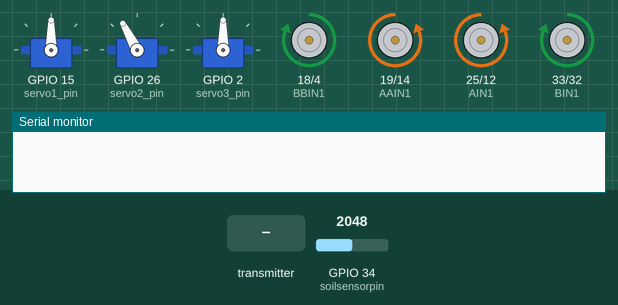
A sketch run on a simulated ESP32. Parts: 3 × servo, motor-driver pin pairs drawn as motors (green arrow = first pin HIGH = forward, orange = second pin HIGH = backward, longer = more drive), the last lines printed to the serial monitor. Inputs (shaded band) come from the test bench; at power-on: GPIO 34 (soilsensorpin) = 2048.

Above: at 1.2 s.
1.3 s: the transmitter starts sending yVal2 = 4095
4.2 s: the transmitter starts sending xVal = 1024
At 5.4 s:
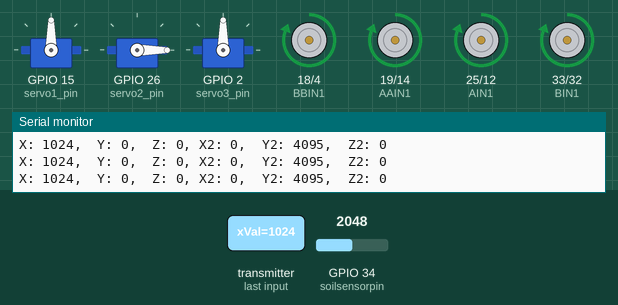
5.7 s: the transmitter starts sending yVal = 1024
At 6.5 s:
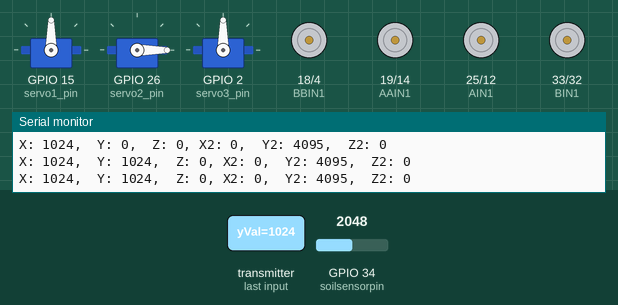
7.2 s: the transmitter starts sending xVal = 0
At 7.7 s:
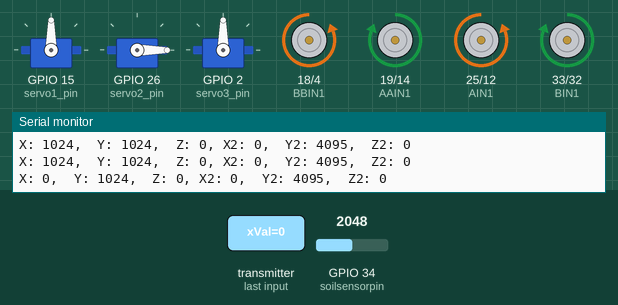
8.7 s: the transmitter starts sending yVal = 4095
At 9.9 s:
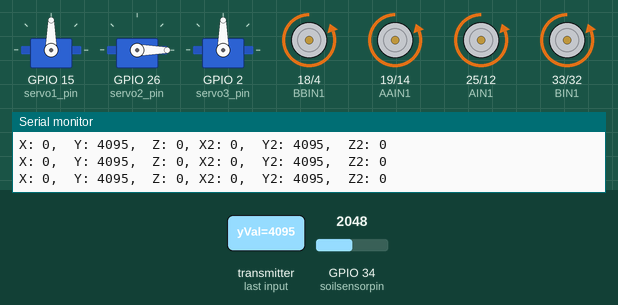
10.2 s: the transmitter starts sending yVal2 = 0
At 12.6 s:
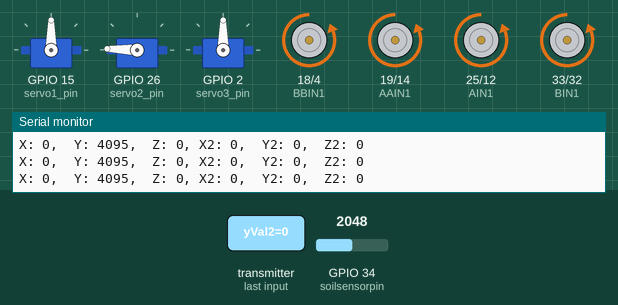
Timing chart, 0 to 14.1 s (numbered marks = the images above; inputs shaded):
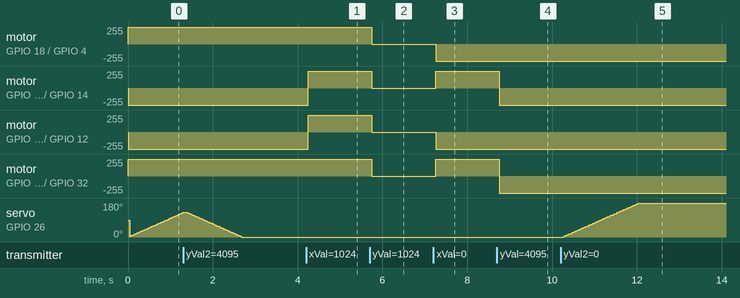

The sketch:

MecharmReciever.ino
```cpp
#include <esp_now.h>
#include <WiFi.h>
#include <ESP32Servo.h>
#include <ESPAsyncWebServer.h>
#include <Wire.h>
#include <Adafruit_Sensor.h>
#include <Adafruit_BME680.h>


typedef struct struct_message {
  int xVal;
  int yVal;
  int zVal;

  int xVal2;
  int yVal2;
  int zVal2;

  int soilstate;
  int BMEstate;
} struct_message;

struct_message jsData;


// Telemetry packet we send back to the handheld
typedef struct {
  float     tempF;
  float     rh;
  float     pressure_hPa;
  int       soil_pct;
  bool      BME_on;
  bool      soil_on;

} rover_to_controller;


uint8_t senderMac[] = {0xA0, 0xA3, 0xB3, 0x80, 0x41, 0xC0}; // <-- replace with SENDER's STA MAC
esp_now_peer_info_t replyPeer;

Servo servo1;
Servo servo2;
Servo servo3;

int servo1_pin = 15;
int servo2_pin = 26;
int servo3_pin = 2;

int AIN1 = 25;
int AIN2 = 12;
int BIN1 = 33;
int BIN2 = 32;

// 2nd Motor directional pins
int AAIN1 = 19;
int AAIN2 = 14;
int BBIN1 = 18;
int BBIN2 = 4;

// REMOVE DELAY
// millis() = current time in ms since boot (aka counts over time after boot)
// rover_t = time last ran for the rover update
// rover_dt = how often the updates should run in ms
const uint8_t arm_dt = 20; //servo updates every 8 milliseconds
const uint8_t rover_dt = 10; //motor updates every 5 milliseconds
static unsigned long arm_t = 0; //0 milliseconds
static unsigned long rover_t = 0; //0 milliseconds

const unsigned long soil_dt = 1000; // uint8 only for 0 - 255 ms
static unsigned long soil_t = 0;


const unsigned long BME_dt = 1000;
static unsigned long BME_t = 0;

//Environmental sensors

//soil sensor
int soilsensorpin = 34; // originally 14, but GPIOs 32-39 alwasy work with wifi but GPIOS 0, 2,4, 12-15, 25-27 conflicts with WIFI/ESPNOW
const int AirValue = 3200; // air reading
const int WaterValue = 2700; // wet reading
static bool soil_on = false;


//BME sensor
#define SDA_PIN 21 // SDi
#define SCL_PIN 22 // SCK
Adafruit_BME680 bme;

static bool BME_on = false;

int   last_soil   = 0;
float last_tempF  = 0.0f;
float last_rh     = 0.0f;
float last_p_hPa  = 0.0f;

const unsigned long etpacket_dt = 500;
unsigned long etpacket_t = 0;


void setup() {
  Serial.begin(115200);

  WiFi.mode(WIFI_STA);


  if (esp_now_init() != ESP_OK) {
    Serial.println("ESP-NOW Init Failed");
    return;
  }


  esp_now_register_recv_cb(OnDataRecv);

  servo1.setPeriodHertz(50);
  servo2.setPeriodHertz(50);
  servo3.setPeriodHertz(50);

  servo1.attach(servo1_pin, 700, 2400);
  servo2.attach(servo2_pin, 1000, 1900);
  servo3.attach(servo3_pin, 1200, 1900);

  // Initialize Serial Monitor
  pinMode(AIN1, OUTPUT);
  pinMode(AIN2, OUTPUT);
  pinMode(BIN1, OUTPUT);
  pinMode(BIN2, OUTPUT);
  pinMode(AAIN1, OUTPUT);
  pinMode(AAIN2, OUTPUT);
  pinMode(BBIN1, OUTPUT);
  pinMode(BBIN2, OUTPUT);


   //configure motor PWM functionalitites
  //environment sensors

  Wire.begin(SDA_PIN, SCL_PIN);

  if (!bme.begin(0x76) && !bme.begin(0x77)) {
    Serial.println("BME680 not found (check SDA/SCL, power, address)");
    BME_on = false;
  }

  // reasonable oversampling + filtering for smooth readings
  bme.setTemperatureOversampling(BME680_OS_8X);
  bme.setHumidityOversampling(BME680_OS_2X);
  bme.setPressureOversampling(BME680_OS_4X);
  bme.setIIRFilterSize(BME680_FILTER_SIZE_3);

  // disable gas
  bme.setGasHeater(0, 0);


  memset(&replyPeer, 0, sizeof(replyPeer));
  memcpy(replyPeer.peer_addr, senderMac, 6);
  replyPeer.channel = 0;
  replyPeer.encrypt = false;
  if (!esp_now_is_peer_exist(senderMac)) {
    esp_now_add_peer(&replyPeer);
  }
}


void OnDataRecv(const esp_now_recv_info_t *info, const uint8_t *incomingData, int len) {
  memcpy(&jsData, incomingData, sizeof(jsData));


  Serial.print("X: ");
  Serial.print(jsData.xVal);

  Serial.print(",  Y: ");
  Serial.print(jsData.yVal);

  Serial.print(",  Z: ");
  Serial.print(jsData.zVal);

  Serial.print(", X2: ");
  Serial.print(jsData.xVal2);

  Serial.print(",  Y2: ");
  Serial.print(jsData.yVal2);

  Serial.print(",  Z2: ");
  Serial.println(jsData.zVal2);


}

void loop() {

  //int pos = 0;
  //int pos2 = 178;

  static int angle = 0;
  static int angle2 = 0;
  static float angle3 = 0;

  // for tilt
  static bool updirection = true;


  // move the rover
   //<---- IMPORTANt, prevents rover motors from moving when z button is held
 // if(jsData.zVal==HIGH ){
  // 1) TOP diagonals first -> turns
    if (millis() - rover_t >= rover_dt) {
      rover_t += rover_dt;
      if (jsData.xVal > 3500 && jsData.yVal < 1000) {
        // turn right
        digitalWrite(AIN1,HIGH); digitalWrite(AIN2,LOW);
        digitalWrite(BIN1,LOW ); digitalWrite(BIN2,HIGH);
        digitalWrite(AAIN1,HIGH);digitalWrite(AAIN2,LOW);
        digitalWrite(BBIN1,LOW );digitalWrite(BBIN2,HIGH);
      }
      else if (jsData.xVal < 1000 && jsData.yVal < 1000) {
        // turn left
        digitalWrite(AIN1,LOW ); digitalWrite(AIN2,HIGH);
        digitalWrite(BIN1,HIGH); digitalWrite(BIN2,LOW );
        digitalWrite(AAIN1,LOW );digitalWrite(AAIN2,HIGH);
        digitalWrite(BBIN1,HIGH);digitalWrite(BBIN2,LOW );
      }

      // 2) Straight forward/back next
      else if (jsData.yVal < 1000) {
        // forward (all CW)
        digitalWrite(AIN1,HIGH); digitalWrite(AIN2,LOW);
        digitalWrite(BIN1,HIGH); digitalWrite(BIN2,LOW);
        digitalWrite(AAIN1,HIGH);digitalWrite(AAIN2,LOW);
        digitalWrite(BBIN1,HIGH);digitalWrite(BBIN2,LOW);
      }
      else if (jsData.yVal > 3500) {
        // backward (all CCW)
        digitalWrite(AIN1,LOW ); digitalWrite(AIN2,HIGH);
        digitalWrite(BIN1,LOW ); digitalWrite(BIN2,HIGH);
        digitalWrite(AAIN1,LOW );digitalWrite(AAIN2,HIGH);
        digitalWrite(BBIN1,LOW );digitalWrite(BBIN2,HIGH);
      }

      // 3) Strafes last (will not steal forward/back)
      else if (jsData.xVal > 3500) {
        // strafe right
        digitalWrite(AIN1,HIGH); digitalWrite(AIN2,LOW);
        digitalWrite(BIN1,LOW ); digitalWrite(BIN2,HIGH);
        digitalWrite(AAIN1,LOW );digitalWrite(AAIN2,HIGH);
        digitalWrite(BBIN1,HIGH);digitalWrite(BBIN2,LOW);
      }
      else if (jsData.xVal < 1000) {
        // strafe left
        digitalWrite(AIN1,LOW ); digitalWrite(AIN2,HIGH);
        digitalWrite(BIN1,HIGH); digitalWrite(BIN2,LOW );
        digitalWrite(AAIN1,HIGH);digitalWrite(AAIN2,LOW );
        digitalWrite(BBIN1,LOW );digitalWrite(BBIN2,HIGH);
      }
      else {
      // not in rover mode or safety held -> stop
        digitalWrite(AIN1,LOW); digitalWrite(AIN2,LOW);
        digitalWrite(BIN1,LOW); digitalWrite(BIN2,LOW);
        digitalWrite(AAIN1,LOW);digitalWrite(AAIN2,LOW);
        digitalWrite(BBIN1,LOW);digitalWrite(BBIN2,LOW);
      }
    }
 // }


  // move the arm
  if (millis() - arm_t >= arm_dt) {
    arm_t += arm_dt;
    //FOR LIFT

    //up
    // && jsData.xVal2 > 1500 && jsData.xVal2 < 3600
    if (jsData.yVal2 > 3500) {
      if (angle2 > 0) {
      angle2 -= 2;
      angle2 = constrain(angle2, 0, 178);
      servo2.write(angle2);
      }

    //down
    // && jsData.xVal2 > 1500 && jsData.xVal2 < 3000
    } else if (jsData.yVal2 < 1500) { // doesn't read diagonal
        if (angle2 < 180) {
          angle2 += 2;
          angle2 = constrain(angle2, 0, 178);
          servo2.write(angle2);
        }
    //FOR gripper
    //open // && jsData.yVal2 > 1500 && jsData.yVal2 < 3000
    } else if (jsData.xVal2 > 3500) {
        if (angle < 180) {
          angle += 3;
          angle = constrain(angle, 0, 178);
          servo1.write(angle);
        }
    //close // && jsData.yVal2 > 1500 && jsData.yVal2 < 3000
    } else if (jsData.xVal2 < 1500) {
        if (angle > 0) {
          angle -= 3;
          angle = constrain(angle, 0, 178);
          servo1.write(angle);
        }
       //for tilt
    } else if (jsData.zVal2 == 0) {
      if (updirection == true) {
          angle3 += 2;
          if (angle3 > 140) {
            angle3 = 140;
            updirection = false;
          }
        } else {
            angle3 -= 2;
            if (angle3 <= 0){
              angle3 = 0;
              updirection = true;
          }
        }
        servo3.write(angle3);
      }
  }


  // soil sensor

  if (millis() - soil_t >= soil_dt) {
    soil_t += soil_dt;

    /*if (jsData.soilstate == true && soil_on == false){
      soil_on = true;
    } else if (jsData.BMEstate == false) {
      soil_on = false;
    }*/

    soil_on = jsData.soilstate;        // UI flag only (still sent back)

    int sensorValue = analogRead(soilsensorpin);
    int moisturePercentage = map(sensorValue, AirValue, WaterValue, 0, 100);
    last_soil = constrain(moisturePercentage, 0, 100); // Keep within 0-100%

      /*
        Serial.print("Soil Moisture: ");
        Serial.print(soilMoistureValue);
        Serial.print("    ||  Moisture Percentage of Sensor: ");
        Serial.print(soilmoisturepercent);
        Serial.println("%");
      */

  }


  if (millis() - BME_t >= BME_dt){
    BME_t += BME_dt;
    if (jsData.BMEstate == true && BME_on == false){
      BME_on = true;
    } else if (jsData.BMEstate == false) {
      BME_on = false;
    }

    if (BME_on == true && bme.performReading()) {
      float tempC = bme.temperature;
      last_tempF  = (tempC * 9.0f / 5.0f) + 32.0f;
      last_rh     = bme.humidity;
      last_p_hPa  = bme.pressure / 100.0f;


      /*float tempC = bme.temperature;        // °C
      float rh    = bme.humidity;           // humidity %
      float p_hPa = bme.pressure / 100.0;   // hPa (atmospheric/station pressure)
      float tempF = (tempC * 9.0 / 5.0 ) + 32; */

      /*
      Serial.print("Temperature = ");
      Serial.print(tempF);   // temp
      Serial.print("°F  ||  ");
      Serial.print("Humidity= ");
      Serial.print(rh);     // humidity
      Serial.print("%  ||  ");
      Serial.print("Atmospheric Pressure = ");
      Serial.print(p_hPa);  // atmospheric pressure
      Serial.println(" hPa"); */

    }
  }

  if (millis() - etpacket_t >= etpacket_dt) {
    etpacket_t += etpacket_dt;

    rover_to_controller etpacket = {
      last_tempF,      // tempF
      last_rh,         // rh
      last_p_hPa,      // pressure_hPa
      last_soil,       // soil_pct
      BME_on,
      soil_on,
    };

    esp_now_send(senderMac, (uint8_t*)&etpacket, sizeof(etpacket));
  }
}
```

Measured:
- after the input at 4.2 s, motor on GPIO 19 (AAIN1) / GPIO 14 (AAIN2), motor on GPIO 25 (AIN1) / GPIO 12 (AIN2): backward 255/255 → forward 255/255 after 0.05 s
- after the input at 5.7 s, motor on GPIO 18 (BBIN1) / GPIO 4 (BBIN2), motor on GPIO 19 (AAIN1) / GPIO 14 (AAIN2), motor on GPIO 25 (AIN1) / GPIO 12 (AIN2), motor on GPIO 33 (BIN1) / GPIO 32 (BIN2): forward 255/255 → stopped after 0.05 s
- after the input at 7.2 s, motor on GPIO 18 (BBIN1) / GPIO 4 (BBIN2), motor on GPIO 25 (AIN1) / GPIO 12 (AIN2): stopped → backward 255/255 after 0.05 s; motor on GPIO 19 (AAIN1) / GPIO 14 (AAIN2), motor on GPIO 33 (BIN1) / GPIO 32 (BIN2): stopped → forward 255/255 after 0.05 s
- after the input at 8.7 s, motor on GPIO 19 (AAIN1) / GPIO 14 (AAIN2), motor on GPIO 33 (BIN1) / GPIO 32 (BIN2): forward 255/255 → backward 255/255 after 0.05 s
- after the input at 10.2 s, servo on GPIO 26 (servo2_pin): moves from 0° to 178° over 1.8 s, starting after 0.06 s
- by itself, servo on GPIO 26 (servo2_pin): rises from 128° to 132° in 0.02 s, then falls to 0° in 1.4 s
